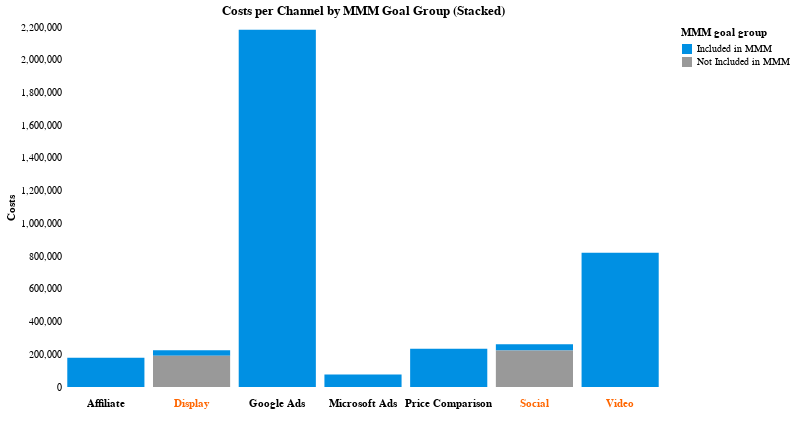

Notebook source saved alongside this figure:
### Code cell
# --- Imports ---
import pandas as pd
import altair as alt

# Use default theme (latimes adds frames)
alt.themes.enable('default')

# --- Your categorization logic ---
def categorize_goal_for_mmm(row):
    channel = row['channel']
    goal = row['goal']
    if channel in ('Display', 'Social'):
        return 'Included in MMM' if goal == 'Product Sales' else 'Not Included in MMM'
    return 'Included in MMM'

df['mmm_goal_group'] = df.apply(categorize_goal_for_mmm, axis=1)

# Aggregate
df_aggregated = (
    df.groupby(['channel', 'mmm_goal_group'], as_index=False)['costs'].sum()
)

# Channel highlight grouping
def categorize_channel_for_highlight(channel):
    return 'MMM Channels' if channel in ['Video', 'Display', 'Social'] else 'Other Channels'

df_aggregated['channel_group'] = df_aggregated['channel'].apply(categorize_channel_for_highlight)

# Palettes
mmm_palette = ['#0090e3', '#999999']

# Label strip data & order
labels_df = df_aggregated[['channel', 'channel_group']].drop_duplicates()
channel_order = list(labels_df['channel'].unique())

# --- Main stacked bars (no axis labels/ticks/domains/grids) ---
bars = (
    alt.Chart(df_aggregated)
      .mark_bar()
      .encode(
          x=alt.X('channel:N',
                  sort=channel_order,
                  axis=alt.Axis(labels=False, ticks=False, title='', domain=False, grid=False)),
          y=alt.Y('costs:Q',
                  title='Costs',
                  stack='zero',
                  axis=alt.Axis(labels=True, ticks=False, domain=False, grid=False)),
          color=alt.Color('mmm_goal_group:N',
                          scale=alt.Scale(range=mmm_palette),
                          title='MMM goal group'),
          tooltip=['channel:N', 'mmm_goal_group:N', 'costs:Q', 'channel_group:N']
      )
      .properties(width=600, height=360, title='Costs per Channel by MMM Goal Group (Stacked)')
      .interactive()
)

xlabels = (
    alt.Chart(labels_df)
      .mark_text(dy=12, fontWeight='bold')   # 👈 add fontWeight here
      .encode(
          x=alt.X('channel:N', sort=channel_order, axis=None),
          y=alt.value(0),
          text='channel:N',
          color=alt.condition(
              alt.datum.channel_group == 'MMM Channels',
              alt.value('#ff6600'),         # or '#0090e3'
              alt.value('black')
          )
      )
      .properties(width=600, height=40)
)

# --- Compose & purge ALL frames/lines globally ---
chart = (
    alt.vconcat(bars, xlabels, spacing=0)
      .resolve_scale(x='shared')
      .configure_view(stroke=None)            # removes outer plot box (the “square”)
      .configure_axis(grid=False, domain=False, ticks=False)  # belt-and-suspenders
)

chart.display()

### Figure 1 — Vega-Lite specification as saved in the notebook (floating-point values rounded to 4 significant figures)
{"config": {"view": {"continuousWidth": 300, "continuousHeight": 300, "stroke": null}, "axis": {"domain": false, "grid": false, "ticks": false}}, "vconcat": [{"data": {"name": "data-55b8ebb4a51222c062153b1a261459ae"}, "mark": {"type": "bar"}, "encoding": {"color": {"field": "mmm_goal_group", "scale": {"range": ["#0090e3", "#999999"]}, "title": "MMM goal group", "type": "nominal"}, "tooltip": [{"field": "channel", "type": "nominal"}, {"field": "mmm_goal_group", "type": "nominal"}, {"field": "costs", "type": "quantitative"}, {"field": "channel_group", "type": "nominal"}], "x": {"axis": {"domain": false, "grid": false, "labels": false, "ticks": false, "title": ""}, "field": "channel", "sort": ["Affiliate", "Display", "Google Ads", "Microsoft Ads", "Price Comparison", "Social", "Video"], "type": "nominal"}, "y": {"axis": {"domain": false, "grid": false, "labels": true, "ticks": false}, "field": "costs", "stack": "zero", "title": "Costs", "type": "quantitative"}}, "height": 360, "name": "view_17", "title": "Costs per Channel by MMM Goal Group (Stacked)", "width": 600}, {"data": {"name": "data-dc3019048263b32480ef01d572a8ca16"}, "mark": {"type": "text", "dy": 12, "fontWeight": "bold"}, "encoding": {"color": {"condition": {"test": "(datum.channel_group === 'MMM Channels')", "value": "#ff6600"}, "value": "black"}, "text": {"field": "channel", "type": "nominal"}, "x": {"axis": null, "field": "channel", "sort": ["Affiliate", "Display", "Google Ads", "Microsoft Ads", "Price Comparison", "Social", "Video"], "type": "nominal"}, "y": {"value": 0}}, "height": 40, "width": 600}], "params": [{"name": "param_17", "select": {"type": "interval", "encodings": ["x", "y"]}, "bind": "scales", "views": ["view_17"]}], "resolve": {"scale": {"x": "shared"}}, "spacing": 0, "$schema": "https://vega.github.io/schema/vega-lite/v5.20.1.json", "datasets": {"data-55b8ebb4a51222c062153b1a261459ae": [{"channel": "Affiliate", "mmm_goal_group": "Included in MMM", "costs": 179000.0, "channel_group": "Other Channels"}, {"channel": "Display", "mmm_goal_group": "Included in MMM", "costs": 34290.0, "channel_group": "MMM Channels"}, {"channel": "Display", "mmm_goal_group": "Not Included in MMM", "costs": 190900.0, "channel_group": "MMM Channels"}, {"channel": "Google Ads", "mmm_goal_group": "Included in MMM", "costs": 2183000.0, "channel_group": "Other Channels"}, {"channel": "Microsoft Ads", "mmm_goal_group": "Included in MMM", "costs": 76700.0, "channel_group": "Other Channels"}, {"channel": "Price Comparison", "mmm_goal_group": "Included in MMM", "costs": 233900.0, "channel_group": "Other Channels"}, {"channel": "Social", "mmm_goal_group": "Included in MMM", "costs": 38760.0, "channel_group": "MMM Channels"}, {"channel": "Social", "mmm_goal_group": "Not Included in MMM", "costs": 223100.0, "channel_group": "MMM Channels"}, {"channel": "Video", "mmm_goal_group": "Included in MMM", "costs": 821200.0, "channel_group": "MMM Channels"}], "data-dc3019048263b32480ef01d572a8ca16": [{"channel": "Affiliate", "channel_group": "Other Channels"}, {"channel": "Display", "channel_group": "MMM Channels"}, {"channel": "Google Ads", "channel_group": "Other Channels"}, {"channel": "Microsoft Ads", "channel_group": "Other Channels"}, {"channel": "Price Comparison", "channel_group": "Other Channels"}, {"channel": "Social", "channel_group": "MMM Channels"}, {"channel": "Video", "channel_group": "MMM Channels"}]}}
